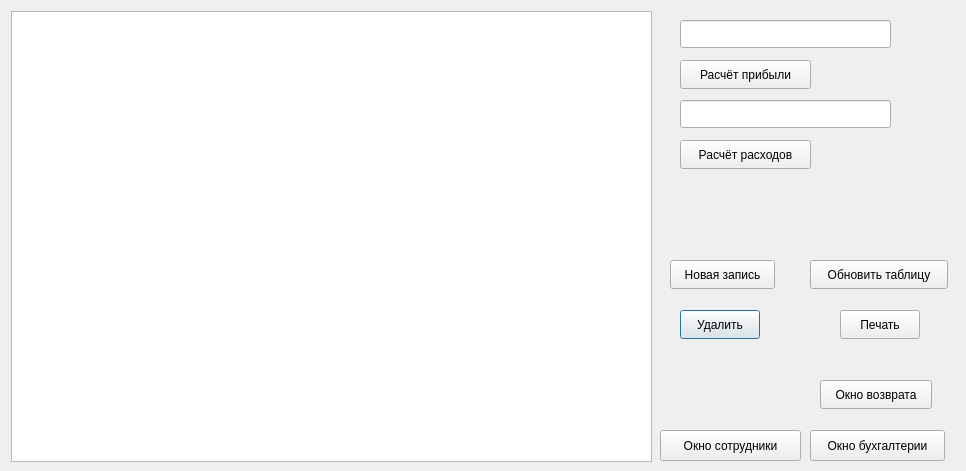
<?xml version="1.0" encoding="UTF-8"?>
<ui version="4.0">
 <class>Dialog</class>
 <widget class="QDialog" name="Dialog">
  <property name="geometry">
   <rect>
    <x>0</x>
    <y>0</y>
    <width>966</width>
    <height>471</height>
   </rect>
  </property>
  <property name="windowTitle">
   <string>Оборудование</string>
  </property>
  <widget class="QTableView" name="tableView">
   <property name="geometry">
    <rect>
     <x>11</x>
     <y>11</y>
     <width>641</width>
     <height>451</height>
    </rect>
   </property>
  </widget>
  <widget class="QPushButton" name="pushButton_2">
   <property name="geometry">
    <rect>
     <x>680</x>
     <y>310</y>
     <width>80</width>
     <height>29</height>
    </rect>
   </property>
   <property name="text">
    <string>Удалить</string>
   </property>
  </widget>
  <widget class="QPushButton" name="pushButton_4">
   <property name="geometry">
    <rect>
     <x>810</x>
     <y>430</y>
     <width>135</width>
     <height>31</height>
    </rect>
   </property>
   <property name="text">
    <string>Окно бухгалтерии</string>
   </property>
  </widget>
  <widget class="QPushButton" name="pushButton_5">
   <property name="geometry">
    <rect>
     <x>820</x>
     <y>380</y>
     <width>112</width>
     <height>29</height>
    </rect>
   </property>
   <property name="text">
    <string>Окно возврата</string>
   </property>
  </widget>
  <widget class="QPushButton" name="pushButton_3">
   <property name="geometry">
    <rect>
     <x>810</x>
     <y>260</y>
     <width>138</width>
     <height>29</height>
    </rect>
   </property>
   <property name="text">
    <string>Обновить таблицу</string>
   </property>
  </widget>
  <widget class="QPushButton" name="pushButton">
   <property name="geometry">
    <rect>
     <x>670</x>
     <y>260</y>
     <width>105</width>
     <height>29</height>
    </rect>
   </property>
   <property name="text">
    <string>Новая запись</string>
   </property>
  </widget>
  <widget class="QPushButton" name="pushButton_6">
   <property name="geometry">
    <rect>
     <x>840</x>
     <y>310</y>
     <width>80</width>
     <height>29</height>
    </rect>
   </property>
   <property name="text">
    <string>Печать</string>
   </property>
  </widget>
  <widget class="QPushButton" name="pushButton_7">
   <property name="geometry">
    <rect>
     <x>680</x>
     <y>60</y>
     <width>131</width>
     <height>29</height>
    </rect>
   </property>
   <property name="text">
    <string>Расчёт прибыли</string>
   </property>
  </widget>
  <widget class="QPushButton" name="pushButton_8">
   <property name="geometry">
    <rect>
     <x>680</x>
     <y>140</y>
     <width>131</width>
     <height>29</height>
    </rect>
   </property>
   <property name="text">
    <string>Расчёт расходов</string>
   </property>
  </widget>
  <widget class="QLineEdit" name="lineEdit">
   <property name="geometry">
    <rect>
     <x>680</x>
     <y>20</y>
     <width>211</width>
     <height>28</height>
    </rect>
   </property>
  </widget>
  <widget class="QLineEdit" name="lineEdit_2">
   <property name="geometry">
    <rect>
     <x>680</x>
     <y>100</y>
     <width>211</width>
     <height>28</height>
    </rect>
   </property>
  </widget>
  <widget class="QPushButton" name="pushButton_9">
   <property name="geometry">
    <rect>
     <x>660</x>
     <y>430</y>
     <width>141</width>
     <height>31</height>
    </rect>
   </property>
   <property name="text">
    <string>Окно сотрудники</string>
   </property>
  </widget>
 </widget>
 <resources/>
 <connections/>
</ui>
